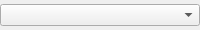
<?xml version="1.0" encoding="UTF-8"?>
<ui version="4.0">
 <class>CustomComboBoxClass</class>
 <widget class="QWidget" name="CustomComboBoxClass">
  <property name="geometry">
   <rect>
    <x>0</x>
    <y>0</y>
    <width>200</width>
    <height>30</height>
   </rect>
  </property>
  <property name="windowTitle">
   <string>CustomComboBox</string>
  </property>
  <layout class="QVBoxLayout" name="verticalLayout">
   <property name="spacing">
    <number>0</number>
   </property>
   <property name="leftMargin">
    <number>0</number>
   </property>
   <property name="topMargin">
    <number>0</number>
   </property>
   <property name="rightMargin">
    <number>0</number>
   </property>
   <property name="bottomMargin">
    <number>0</number>
   </property>
   <item>
    <widget class="QComboBox" name="comboBox"/>
   </item>
  </layout>
 </widget>
 <layoutdefault spacing="6" margin="11"/>
 <customwidgets>
  <customwidget>
   <class>CustomComboBox</class>
   <extends>QComboBox</extends>
   <header>CoreWidget/CustomComboBox.h</header>
  </customwidget>
 </customwidgets>
 <resources/>
 <connections/>
</ui> 
